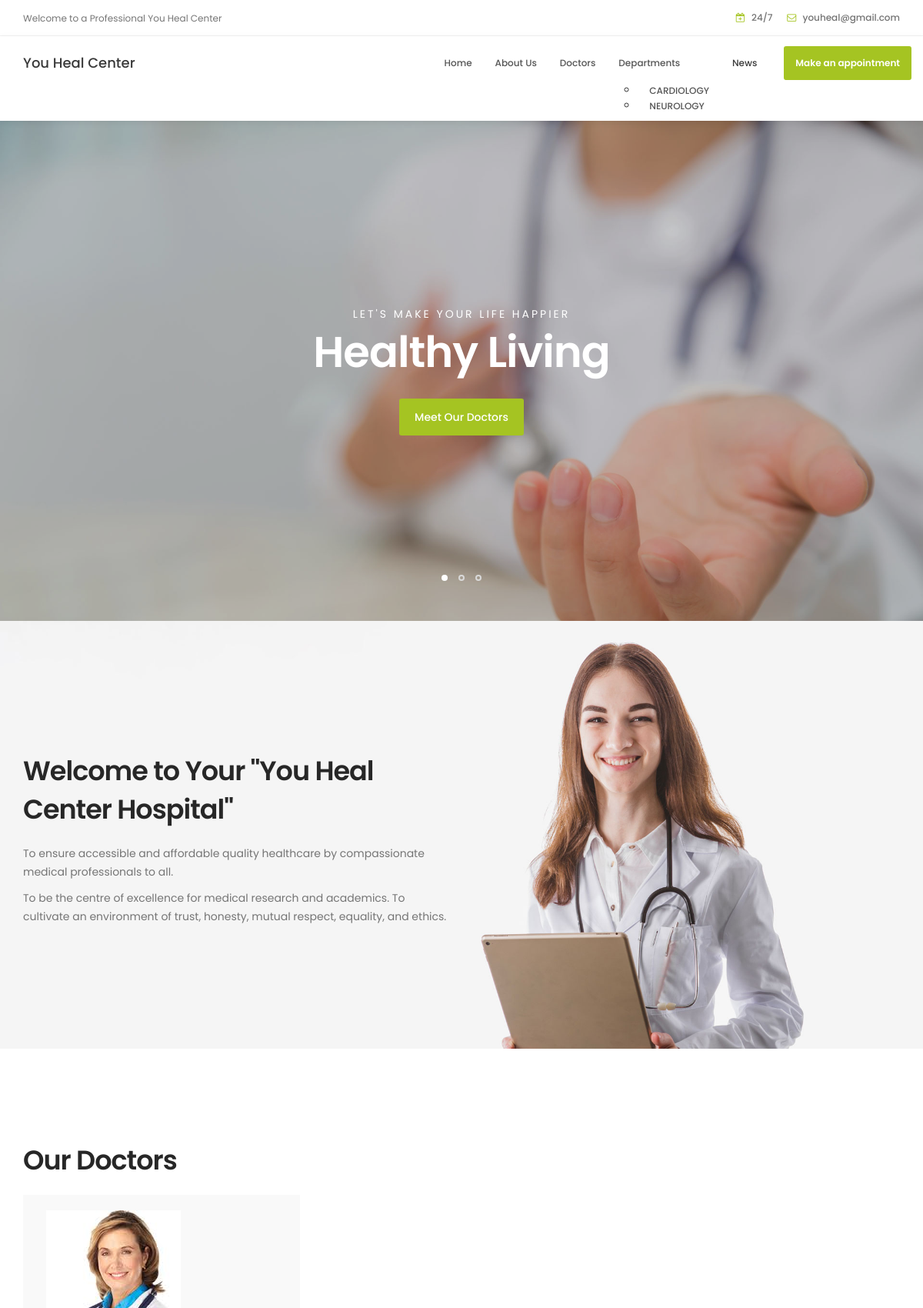
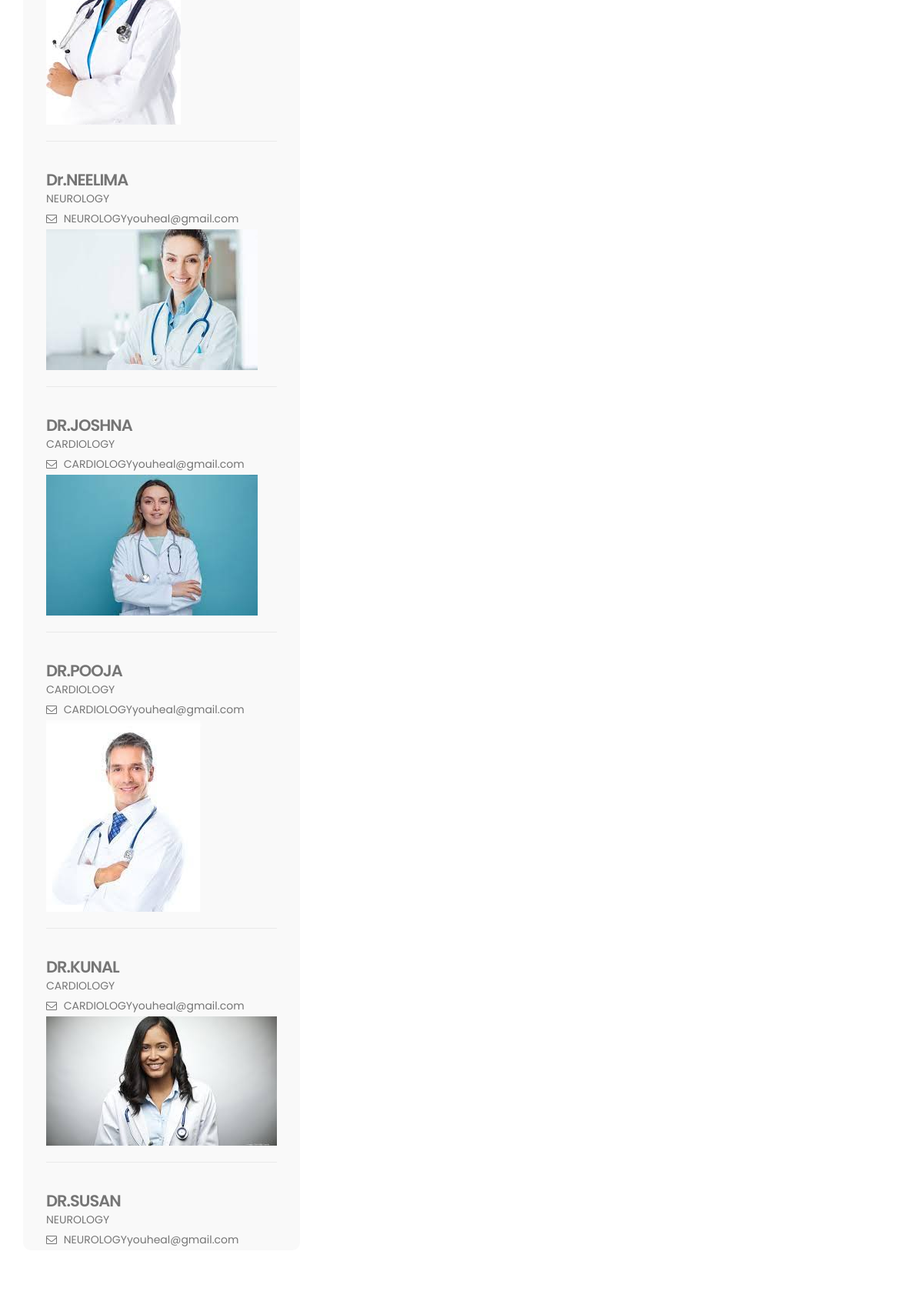
The page / (upper part) on the database its author committed (2 pictures, top to bottom).
### doctorapp/models.py (models this page shows, shortened)
class department(models.Model):
    name=models.CharField(max_length=150,unique=True)
    slug=models.SlugField(max_length=150,unique=True)
    img=models.ImageField(upload_to="depart")
    class Mete:
        ordering=('name',)
        verbose_name="department"
        verbose_name_plural="departments"
    def get_url(self):
            return reverse('departfun', args=[self.slug])
    def __str__(self):
        return '{}'.format(self.name)

class Doctor(models.Model):
    name=models.CharField(max_length=150,unique=True)
    slug=models.SlugField(max_length=150,unique=True)
    qualification=models.CharField(max_length=150)
    desc=models.TextField()
    img=models.ImageField(upload_to='doctor')
    depart = models.ForeignKey(department, on_delete=models.CASCADE)
    available=models.BooleanField()
    class Mete:
        ordering=('name',)
        verbose_name="doctor"
        verbose_name_plural="doctors"
    def get_url(self):
        return reverse('doctfunc', args=[self.depart.slug,self.slug])

### doctorapp/views.py (the view)
# urls.py: path('',views.departfun,name='departfun'),
def departfun(request,d_slug=None):
    d_page=None
    doc=None
    if d_slug!=None:
        d_page=get_object_or_404(department,slug=d_slug)
        doc=Doctor.objects.filter(depart=d_page, available=True)
    else:
        doc=Doctor.objects.all().filter(available=True)
    dep=department.objects.all()
    return render(request,"index.html",{'doc':doc,'dep':dep})

### templates/index.html (shortened to what this page needs)
{% load static %}
<html lang="en">
<head>
     <link rel="stylesheet" href="{%static 'css/bootstrap.min.css'%}">
     <link rel="stylesheet" href="{%static 'css/font-awesome.min.css'%}">
     <link rel="stylesheet" href="{%static 'css/animate.css'%}">
     <link rel="stylesheet" href="{%static 'css/owl.carousel.css'%}">
     <link rel="stylesheet" href="{%static 'css/owl.theme.default.min.css'%}">
     <link rel="stylesheet" href="{%static 'css/tooplate-style.css'%}">
</head>
<body id="top" data-spy="scroll" data-target=".navbar-collapse" data-offset="50">
     <header>
          <div class="container">
               <div class="row">
                    <div class="col-md-4 col-sm-5">
                         <p>Welcome to a Professional You Heal Center</p>
                    </div>
                    <div class="col-md-8 col-sm-7 text-align-right">
                         <span class="date-icon"><i class="fa fa-calendar-plus-o"></i> 24/7</span>
                         <span class="email-icon"><i class="fa fa-envelope-o"></i> <a href="#">youheal@gmail.com</a></span>
                    </div>
               </div>
          </div>
     </header>
     <section class="navbar navbar-default navbar-static-top" role="navigation">
          <div class="container">
               <div class="navbar-header">
                    <a href="index.html" class="navbar-brand">You Heal Center</a>
               </div>
               <div class="collapse navbar-collapse">
                    <ul class="nav navbar-nav navbar-right">
                         <li><a href="/" class="smoothScroll">Home</a></li>
                         <li><a href="#about" class="smoothScroll">About Us</a></li>
                         <li><a href="#team" class="smoothScroll">Doctors</a></li>
                         <li><a class="drop" >Departments</a>
                                {%for i in dep%}
                               <ul>
            <li><a href={{i.get_url}}>{{i.name}}</a></li>
          </ul>
                                 {%endfor%}
        </li>
                         <li><a href="#news" class="smoothScroll">News</a></li>
                         <li class="appointment-btn"><a href="{%url 'accounts:booking'%}">Make an appointment</a></li>
                    </ul>
               </div>
          </div>
     </section>
     <section id="home" class="slider" data-stellar-background-ratio="0.5">
          <div class="container">
               <div class="row">
                         <div class="owl-carousel owl-theme">
                              <div class="item item-first">
                                   <div class="caption">
                                        <div class="col-md-offset-1 col-md-10">
                                             <h3>Let's make your life happier</h3>
                                             <h1>Healthy Living</h1>
                                             <a href="#team" class="section-btn btn btn-default smoothScroll">Meet Our Doctors</a>
                                        </div>
                                   </div>
                              </div>
                         </div>
               </div>
          </div>
     </section>
     <section id="about">
          <div class="container">
               <div class="row">
                    <div class="col-md-6 col-sm-6">
                         <div class="about-info">
                              <h2 class="wow fadeInUp" data-wow-delay="0.6s">Welcome to Your "You  Heal Center Hospital"</h2>
                              <div class="wow fadeInUp" data-wow-delay="0.8s">
                                   <p>To ensure accessible and affordable quality healthcare by compassionate medical professionals to all.</p>
                                   <p>  To be the centre of excellence for medical research and academics. To cultivate an environment of trust, honesty, mutual respect, equality, and ethics.</p>
                              </div>
                         </div>
                    </div>
               </div>
          </div>
     </section>
     <section id="team" data-stellar-background-ratio="1">
          <div class="container">
               <div class="row">
                    <div class="col-md-6 col-sm-6">
                         <div class="about-info">
                              <h2 class="wow fadeInUp" data-wow-delay="0.1s">Our Doctors</h2>
                         </div>
                    </div>
                    <div class="clearfix"></div>
                    <div class="col-md-4 col-sm-6">
                         <div class="team-thumb wow fadeInUp" data-wow-delay="0.2s">
                                   <div class="team-info">
   {%for i in doc%}
                          <a href="{{i.get_url}}"><img src="{{i.img.url}}" class="img-responsive" alt="{{i.name}}"></a>
                                        <div class="team-contact-info">
                                             <a href="{{i.get_url}}"> <h3>{{i.name}}</h3></a>
                                         <p>{{i.depart}}</p>
                                           <p><i class="fa fa-envelope-o"></i> <a href="#">{{i.depart}}youheal@gmail.com</a></p>
                                        </div>
                                        {%endfor%}
                                   </div>
                         </div>
                    </div>
               </div>
          </div>
     </section>
</body>
</html>

### static/css/tooplate-style.css (style rules this page uses)
body { background: #ffffff; font-family: 'Poppins', sans-serif; overflow-x: hidden; }
h1,h2,h3,h4,h5,h6 { font-weight: 600; line-height: inherit; }
h1,h2,h3,h4 { letter-spacing: -1px; }
h1 { color: #252525; font-size: 5em; }
h2 { color: #272727; font-size: 3em; padding-bottom: 10px; }
h3 { font-size: 1.8em; line-height: 1.2em; margin-bottom: 0; }
p { color: #757575; font-size: 14px; font-weight: normal; line-height: 24px; }
html { -webkit-font-smoothing: antialiased; }
a { color: #252525; -webkit-transition: 0.5s; transition: 0.5s; text-decoration: none !important; }
.section-btn { background: #a5c422; border: 0; border-radius: 3px; color: #ffffff; font-size: inherit; font-weight: 500; padding: 14px 20px; transition: transform 0.1s ease-in; transform: translateX(0); }
.text-align-right { text-align: right; }
#about, #team, #news, #news-detail { position: relative; padding-top: 100px; padding-bottom: 100px; }
header { background: #ffffff; border-bottom: 1px solid #f2f2f2; display: flex; height: 45px; }
header .col-md-8 { padding-right: 0; }
header p, header span { font-size: 12px; line-height: 24px; padding-top: 12px; }
header a, header span { color: #747474; }
header span { font-weight: 500; display: inline-block; padding: 11px 15px; }
header span.date-icon { border-left: 1px solid #f2f2f2; border-right: 1px solid #f2f2f2; padding-right: 19px; padding-left: 19px; }
header span i { color: #a5c422; margin-right: 5px; }
.navbar-default { background: #ffffff; box-shadow: 0 2px 8px rgba(0,0,0,.075); border: none; margin-bottom: 0; padding: 10px; }
.navbar-default .navbar-brand { color: #393939; font-weight: 500; }
.navbar-default .navbar-nav li.appointment-btn { margin: 3px 0 0 20px; }
.navbar-default .navbar-nav li.appointment-btn a { background: #a5c422; border-radius: 3px; color: #ffffff; font-weight: 600; padding-top: 12px; padding-bottom: 12px; }
.navbar-default .navbar-nav li a { color: #555555; font-size: 12px; font-weight: 500; padding-right: 20px; padding-left: 20px; -webkit-transition: all ease-in-out 0.4s; transition: all ease-in-out 0.4s; }
.navbar-default .navbar-nav > .active > a, .navbar-default .navbar-nav > .active > a:hover, .navbar-default .navbar-nav > .active > a:focus { color: #393939; background-color: transparent; }
#home h1 { color: #ffffff; padding-bottom: 10px; margin-top: 0; }
#home h3 { color: #ffffff; font-size: 14px; font-weight: normal; line-height: inherit; letter-spacing: 3px; text-transform: uppercase; margin: 0; }
.slider .container { width: 100%; }
.slider .caption { display: flex; justify-content: center; flex-direction: column; text-align: center; background-color: rgba(20,20,20,0.2); height: 100%; color: #fff; cursor: e-resize; }
.slider .item { background-position: inherit; background-repeat: no-repeat; background-attachment: local; background-size: cover; height: 650px; }
.slider .item-first { background-image: url(../images/slider1.jpg); }
#about { background: url('../images/about-bg.jpg') no-repeat top center; background-size: cover; padding-top: 150px; padding-bottom: 150px; }
.team-thumb { background-color: #f9f9f9; border-radius: 0 0 10px 10px; position: relative; overflow: hidden; cursor: pointer; }
.team-info { padding: 20px 30px 0 30px; }
.team-contact-info { border-top: 1px solid #e9e9e9; padding-top: 1.2em; margin-top: 1.5em; }
.team-contact-info .fa { margin-right: 5px; display: inline-block; }
.team-contact-info p { margin-bottom: 2px; }
.team-contact-info a { color: #757575; }
@media only screen and (max-width: 1200px) { h1 { font-size: 4em; } }
@media only screen and (max-width: 1200px) { h2 { font-size: 2.5em; } }
@media only screen and (max-width: 1200px) { h3 { font-size: 1.5em; } }
@media only screen and (max-width: 1200px) { header { height: inherit; } }
@media only screen and (max-width: 1200px) { header span.date-icon { border: 0; padding-right: 0; padding-left: 0; } }
@media only screen and (max-width: 1200px) { header span.email-icon { padding-top: 0; } }
@media only screen and (max-width: 1200px) { .navbar-default .navbar-nav li a { padding-right: 15px; padding-left: 15px; } }

### rows shown on the page
department: name "CARDIOLOGY"
department: name "NEUROLOGY"
Doctor: img (picture), name "Dr.NEELIMA", depart "NEUROLOGY"
Doctor: img (picture), name "DR.JOSHNA", depart "CARDIOLOGY"
Doctor: img (picture), name "DR.POOJA", depart "CARDIOLOGY"
Doctor: img (picture), name "DR.KUNAL", depart "CARDIOLOGY"
Doctor: img (picture), name "DR.SUSAN", depart "NEUROLOGY"
